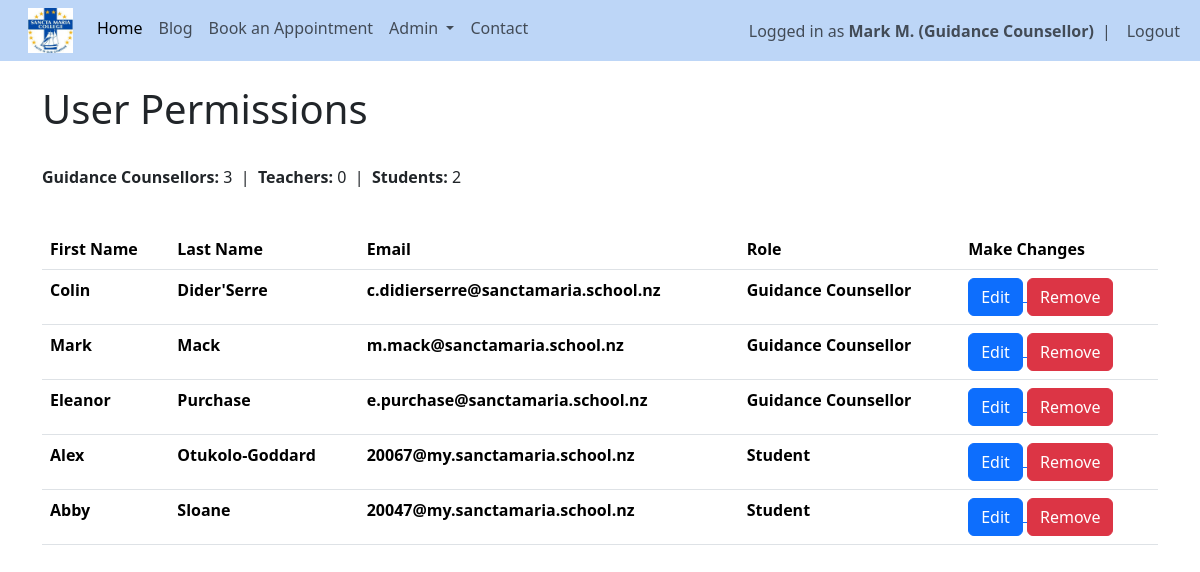
Screenshot of /permissions (signed in) with the database file from the repository.
### website/models.py (models this page shows)
class User(db.Model, UserMixin):
    id = db.Column(db.Integer, primary_key=True)
    email = db.Column(db.String(150), unique=True)
    fname = db.Column(db.String(20))
    lname = db.Column(db.String(20))
    username = db.Column(db.String(150), unique=True)
    role = db.Column(db.String(150))
    password = db.Column(db.String(150))
    date_created = db.Column(db.DateTime(timezone=True), default=func.now())
    posts = db.relationship('Post', backref='user', passive_deletes=True)
    comments = db.relationship('Comment', backref='user', passive_deletes=True)
    likes = db.relationship('Like', backref='user', passive_deletes=True)
    appointments = db.relationship('Appointment', foreign_keys='Appointment.counsellor_id', backref='counsellor')

### website/views.py (the view)
@views.route("/permissions")
@login_required
def permissions():
    if current_user.role != "Guidance Counsellor":
        flash("Access Denied", category='error')
        return redirect(url_for('views.home'))
    users = User.query.all()
    role_order = {"Guidance Counsellor": 1, "Teacher": 2, "Student": 3}
    users.sort(key=lambda u: (role_order.get(u.role, 99), u.lname.lower(), u.fname.lower()))
    counsellor_count = sum(1 for user in users if user.role == "Guidance Counsellor")
    teacher_count = sum(1 for user in users if user.role == "Teacher")
    student_count = sum(1 for user in users if user.role == "Student")
    return render_template("permissions.html", user=current_user, users=users, counsellor_count=counsellor_count, teacher_count=teacher_count, student_count=student_count)

### website/__init__.py (called while the page is built)
def create_app():
    app = Flask(__name__)
    app.config['SECRET_KEY'] = "DQiAlMIU5u5eeLDw4KPMHx4d"
    app.config['SQLALCHEMY_DATABASE_URI'] = f'sqlite:///{DB_NAME}'
    db.init_app(app)
    from .views import views
    from .auth import auth
    app.register_blueprint(views, url_prefix="/")
    app.register_blueprint(auth, url_prefix="/")
    from .models import User, Post
    with app.app_context():
        db.create_all()
    login_manager = LoginManager()
    login_manager.login_view = "auth.login"
    login_manager.init_app(app)
    @login_manager.user_loader
    def load_user(id):
        return User.query.get(int(id))
    return app

### website/templates/permissions.html
 {% extends "template.html" %} {% block title %} User Permissions {% endblock %}
  {% block content %}
  <br/>
  <h1>{% block header %} User Permissions {% endblock %}</h1>
  <br/>
    <p>
        <strong>Guidance Counsellors:</strong> {{ counsellor_count }}
        &nbsp;|&nbsp;
        <strong>Teachers:</strong> {{ teacher_count }}
        &nbsp;|&nbsp;
        <strong>Students:</strong> {{ student_count }}
    </p>
    <br/>
  <table class="table table-hover">
        <tr>
            <th>First Name</th>
            <th>Last Name</th>
            <th>Email</th>
            <th>Role</th>
            <th>Make Changes</th>
        </tr>
        {% for user in users %}
        <tr>
            <th>{{user.fname}}</th>
            <th>{{user.lname}}</th>
            <th>{{user.email}}</th>
            <th>{{user.role}}</th>
            <th>
                <a href="/update-user/{{user.id}}">
                    <button  type="button" class="btn btn-primary">Edit</button>
                </a>
                <a href="/delete-user/{{user.id}}">
                    <button  type="button" class="btn btn-danger">Remove</button>
                </a>
            </th>
        </tr>
        {% endfor %}
    </table>
  {% endblock %}

### website/templates/template.html (shortened to what this page needs)
<!DOCTYPE html>
<html>
    <head>
        <link href="https://cdn.jsdelivr.net/npm/bootstrap@5.3.8/dist/css/bootstrap.min.css" rel="stylesheet">
        <link rel="stylesheet" type="text/css" href="{{ url_for('static', filename='main.css') }}">
    </head>
    <body>
        <nav class="navbar navbar-expand-lg">
            <div class="container-fluid">
              <div class="collapse navbar-collapse" id="navbarSupportedContent">
                <ul class="navbar-nav me-auto mb-2 mb-lg-0">
                  <li class="nav-item">
                      <a class="navbar-brand" href="/home">
                          <img src="{{ url_for('static', filename='img/schoollogo.jpg') }}" width="45px" height="45px">
                      </a>
                  </li>
                  <li class="nav-item">
                      <a class="nav-link active" href="/home">Home</a>
                  </li>
                  {% if user.is_authenticated %}
                  <li class="nav-item">
                    <a class="nav-link" href="/blog">Blog</a>
                  </li>
                  <li class="nav-item">
                      <a class="nav-link" href="/book-appointment">Book an Appointment</a>
                  </li>
                  {% if current_user.role == "Guidance Counsellor" %}
                  <li class="nav-item dropdown">
                      <a class="nav-link dropdown-toggle" href="#" role="button"
                          data-bs-toggle="dropdown">
                          Admin
                      </a>
                  </li>
                  {% endif %}
                  {% endif %}
                  <li class="nav-item">
                      <a class="nav-link" href="/contact">Contact</a>
                  </li>
                </ul>
                <ul class="navbar-nav ms-auto align-items-center">
                {% if user.is_authenticated %}
                <li class="nav-item">
                    <span class="navbar-text">
                        Logged in as <strong>{{ user.fname }} {{ user.lname[0] }}. ({{ user.role }})</strong>
                    </span>
                </li>
                <li class="nav-item mx-2">
                    <span class="navbar-text">|</span>
                </li>
                <li class="nav-item">
                    <a class="nav-link py-0" href="/logout">Logout</a>
                </li>
                {% endif %}
                </ul>
              </div>
            </div>
          </nav>
        <div class="container">{% block content %} {% endblock %}</div>
      </body>
</html>

### website/static/main.css (style rules this page uses)
nav { background-color: #bdd6f7; }

### rows the page displays
User: fname "Mark", lname "M", role "Guidance Counsellor", lname "Mack", email "m.mack@sanctamaria.school.nz"
User: fname "Colin", lname "Dider'Serre", email "c.didierserre@sanctamaria.school.nz", role "Guidance Counsellor"
User: fname "Eleanor", lname "Purchase", email "e.purchase@sanctamaria.school.nz", role "Guidance Counsellor"
User: fname "Alex", lname "Otukolo-Goddard", email "20067@my.sanctamaria.school.nz", role "Student"
User: fname "Abby", lname "Sloane", email "20047@my.sanctamaria.school.nz", role "Student"

### other values shown
{{ counsellor_count }} "3"
{{ teacher_count }} "0"
{{ student_count }} "2"
